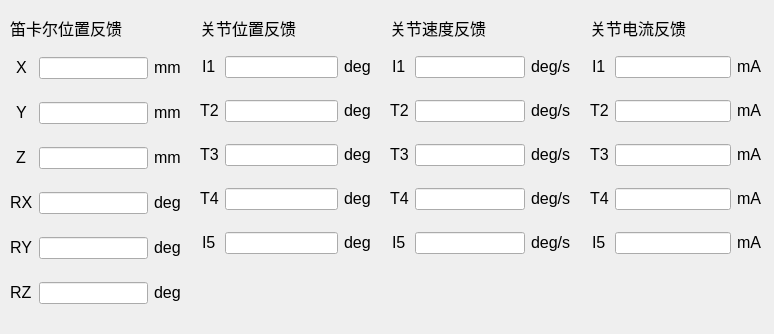
<?xml version="1.0" encoding="UTF-8"?>
<ui version="4.0">
 <class>robotFeedback</class>
 <widget class="QWidget" name="robotFeedback">
  <property name="geometry">
   <rect>
    <x>0</x>
    <y>0</y>
    <width>774</width>
    <height>334</height>
   </rect>
  </property>
  <property name="windowTitle">
   <string>机器人状态反馈</string>
  </property>
  <widget class="QWidget" name="gridLayoutWidget_7">
   <property name="geometry">
    <rect>
     <x>10</x>
     <y>40</y>
     <width>171</width>
     <height>281</height>
    </rect>
   </property>
   <layout class="QGridLayout" name="gridLayout_10">
    <item row="2" column="1">
     <widget class="QLineEdit" name="lineEdit_42">
      <property name="toolTip">
       <string>&lt;html&gt;&lt;head/&gt;&lt;body&gt;&lt;p&gt;-360~360度&lt;/p&gt;&lt;/body&gt;&lt;/html&gt;</string>
      </property>
      <property name="alignment">
       <set>Qt::AlignCenter</set>
      </property>
      <property name="readOnly">
       <bool>true</bool>
      </property>
     </widget>
    </item>
    <item row="1" column="0" alignment="Qt::AlignHCenter|Qt::AlignVCenter">
     <widget class="QLabel" name="label_85">
      <property name="font">
       <font>
        <pointsize>12</pointsize>
       </font>
      </property>
      <property name="text">
       <string>Y</string>
      </property>
     </widget>
    </item>
    <item row="2" column="0" alignment="Qt::AlignHCenter|Qt::AlignVCenter">
     <widget class="QLabel" name="label_86">
      <property name="font">
       <font>
        <pointsize>12</pointsize>
       </font>
      </property>
      <property name="text">
       <string>Z</string>
      </property>
     </widget>
    </item>
    <item row="0" column="0" alignment="Qt::AlignHCenter|Qt::AlignVCenter">
     <widget class="QLabel" name="label_87">
      <property name="font">
       <font>
        <pointsize>12</pointsize>
       </font>
      </property>
      <property name="text">
       <string>X</string>
      </property>
     </widget>
    </item>
    <item row="3" column="1">
     <widget class="QLineEdit" name="lineEdit_43">
      <property name="toolTip">
       <string>&lt;html&gt;&lt;head/&gt;&lt;body&gt;&lt;p&gt;-360~360度&lt;/p&gt;&lt;/body&gt;&lt;/html&gt;</string>
      </property>
      <property name="alignment">
       <set>Qt::AlignCenter</set>
      </property>
      <property name="readOnly">
       <bool>true</bool>
      </property>
     </widget>
    </item>
    <item row="3" column="2" alignment="Qt::AlignHCenter|Qt::AlignVCenter">
     <widget class="QLabel" name="label_96">
      <property name="font">
       <font>
        <pointsize>12</pointsize>
       </font>
      </property>
      <property name="text">
       <string>deg</string>
      </property>
     </widget>
    </item>
    <item row="5" column="0" alignment="Qt::AlignHCenter|Qt::AlignVCenter">
     <widget class="QLabel" name="label_97">
      <property name="font">
       <font>
        <pointsize>12</pointsize>
       </font>
      </property>
      <property name="text">
       <string>RZ</string>
      </property>
     </widget>
    </item>
    <item row="0" column="1">
     <widget class="QLineEdit" name="lineEdit_44">
      <property name="toolTip">
       <string>&lt;html&gt;&lt;head/&gt;&lt;body&gt;&lt;p&gt;-360~360度&lt;/p&gt;&lt;/body&gt;&lt;/html&gt;</string>
      </property>
      <property name="alignment">
       <set>Qt::AlignCenter</set>
      </property>
      <property name="readOnly">
       <bool>true</bool>
      </property>
     </widget>
    </item>
    <item row="2" column="2" alignment="Qt::AlignHCenter|Qt::AlignVCenter">
     <widget class="QLabel" name="label_98">
      <property name="font">
       <font>
        <pointsize>12</pointsize>
       </font>
      </property>
      <property name="text">
       <string>mm</string>
      </property>
     </widget>
    </item>
    <item row="5" column="2" alignment="Qt::AlignHCenter|Qt::AlignVCenter">
     <widget class="QLabel" name="label_99">
      <property name="font">
       <font>
        <pointsize>12</pointsize>
       </font>
      </property>
      <property name="text">
       <string>deg</string>
      </property>
     </widget>
    </item>
    <item row="4" column="2" alignment="Qt::AlignHCenter|Qt::AlignVCenter">
     <widget class="QLabel" name="label_100">
      <property name="font">
       <font>
        <pointsize>12</pointsize>
       </font>
      </property>
      <property name="text">
       <string>deg</string>
      </property>
     </widget>
    </item>
    <item row="5" column="1">
     <widget class="QLineEdit" name="lineEdit_45">
      <property name="toolTip">
       <string>&lt;html&gt;&lt;head/&gt;&lt;body&gt;&lt;p&gt;-360~360度&lt;/p&gt;&lt;/body&gt;&lt;/html&gt;</string>
      </property>
      <property name="alignment">
       <set>Qt::AlignCenter</set>
      </property>
      <property name="readOnly">
       <bool>true</bool>
      </property>
     </widget>
    </item>
    <item row="1" column="2" alignment="Qt::AlignHCenter|Qt::AlignVCenter">
     <widget class="QLabel" name="label_101">
      <property name="font">
       <font>
        <pointsize>12</pointsize>
       </font>
      </property>
      <property name="text">
       <string>mm</string>
      </property>
     </widget>
    </item>
    <item row="0" column="2" alignment="Qt::AlignHCenter|Qt::AlignVCenter">
     <widget class="QLabel" name="label_102">
      <property name="font">
       <font>
        <pointsize>12</pointsize>
       </font>
      </property>
      <property name="text">
       <string>mm</string>
      </property>
     </widget>
    </item>
    <item row="4" column="1">
     <widget class="QLineEdit" name="lineEdit_46">
      <property name="toolTip">
       <string>&lt;html&gt;&lt;head/&gt;&lt;body&gt;&lt;p&gt;-360~360度&lt;/p&gt;&lt;/body&gt;&lt;/html&gt;</string>
      </property>
      <property name="alignment">
       <set>Qt::AlignCenter</set>
      </property>
      <property name="readOnly">
       <bool>true</bool>
      </property>
     </widget>
    </item>
    <item row="3" column="0" alignment="Qt::AlignHCenter|Qt::AlignVCenter">
     <widget class="QLabel" name="label_103">
      <property name="font">
       <font>
        <pointsize>12</pointsize>
       </font>
      </property>
      <property name="text">
       <string>RX</string>
      </property>
     </widget>
    </item>
    <item row="4" column="0" alignment="Qt::AlignHCenter|Qt::AlignVCenter">
     <widget class="QLabel" name="label_104">
      <property name="font">
       <font>
        <pointsize>12</pointsize>
       </font>
      </property>
      <property name="text">
       <string>RY</string>
      </property>
     </widget>
    </item>
    <item row="1" column="1">
     <widget class="QLineEdit" name="lineEdit_47">
      <property name="toolTip">
       <string>&lt;html&gt;&lt;head/&gt;&lt;body&gt;&lt;p&gt;-360~360度&lt;/p&gt;&lt;/body&gt;&lt;/html&gt;</string>
      </property>
      <property name="alignment">
       <set>Qt::AlignCenter</set>
      </property>
      <property name="readOnly">
       <bool>true</bool>
      </property>
     </widget>
    </item>
   </layout>
  </widget>
  <widget class="QWidget" name="gridLayoutWidget_8">
   <property name="geometry">
    <rect>
     <x>200</x>
     <y>40</y>
     <width>171</width>
     <height>231</height>
    </rect>
   </property>
   <layout class="QGridLayout" name="gridLayout_11">
    <item row="2" column="1">
     <widget class="QLineEdit" name="lineEdit_48">
      <property name="toolTip">
       <string>&lt;html&gt;&lt;head/&gt;&lt;body&gt;&lt;p&gt;-360~360度&lt;/p&gt;&lt;/body&gt;&lt;/html&gt;</string>
      </property>
      <property name="alignment">
       <set>Qt::AlignCenter</set>
      </property>
      <property name="readOnly">
       <bool>true</bool>
      </property>
     </widget>
    </item>
    <item row="1" column="0" alignment="Qt::AlignHCenter|Qt::AlignVCenter">
     <widget class="QLabel" name="label_105">
      <property name="font">
       <font>
        <pointsize>12</pointsize>
       </font>
      </property>
      <property name="text">
       <string>T2</string>
      </property>
     </widget>
    </item>
    <item row="2" column="0" alignment="Qt::AlignHCenter|Qt::AlignVCenter">
     <widget class="QLabel" name="label_106">
      <property name="font">
       <font>
        <pointsize>12</pointsize>
       </font>
      </property>
      <property name="text">
       <string>T3</string>
      </property>
     </widget>
    </item>
    <item row="0" column="0" alignment="Qt::AlignHCenter|Qt::AlignVCenter">
     <widget class="QLabel" name="label_107">
      <property name="font">
       <font>
        <pointsize>12</pointsize>
       </font>
      </property>
      <property name="text">
       <string>I1</string>
      </property>
     </widget>
    </item>
    <item row="3" column="1">
     <widget class="QLineEdit" name="lineEdit_49">
      <property name="toolTip">
       <string>&lt;html&gt;&lt;head/&gt;&lt;body&gt;&lt;p&gt;-360~360度&lt;/p&gt;&lt;/body&gt;&lt;/html&gt;</string>
      </property>
      <property name="alignment">
       <set>Qt::AlignCenter</set>
      </property>
      <property name="readOnly">
       <bool>true</bool>
      </property>
     </widget>
    </item>
    <item row="3" column="2" alignment="Qt::AlignHCenter|Qt::AlignVCenter">
     <widget class="QLabel" name="label_108">
      <property name="font">
       <font>
        <pointsize>12</pointsize>
       </font>
      </property>
      <property name="text">
       <string>deg</string>
      </property>
     </widget>
    </item>
    <item row="0" column="1">
     <widget class="QLineEdit" name="lineEdit_50">
      <property name="toolTip">
       <string>&lt;html&gt;&lt;head/&gt;&lt;body&gt;&lt;p&gt;-360~360度&lt;/p&gt;&lt;/body&gt;&lt;/html&gt;</string>
      </property>
      <property name="alignment">
       <set>Qt::AlignCenter</set>
      </property>
      <property name="readOnly">
       <bool>true</bool>
      </property>
     </widget>
    </item>
    <item row="2" column="2" alignment="Qt::AlignHCenter|Qt::AlignVCenter">
     <widget class="QLabel" name="label_109">
      <property name="font">
       <font>
        <pointsize>12</pointsize>
       </font>
      </property>
      <property name="text">
       <string>deg</string>
      </property>
     </widget>
    </item>
    <item row="4" column="2" alignment="Qt::AlignHCenter|Qt::AlignVCenter">
     <widget class="QLabel" name="label_110">
      <property name="font">
       <font>
        <pointsize>12</pointsize>
       </font>
      </property>
      <property name="text">
       <string>deg</string>
      </property>
     </widget>
    </item>
    <item row="1" column="2" alignment="Qt::AlignHCenter|Qt::AlignVCenter">
     <widget class="QLabel" name="label_111">
      <property name="font">
       <font>
        <pointsize>12</pointsize>
       </font>
      </property>
      <property name="text">
       <string>deg</string>
      </property>
     </widget>
    </item>
    <item row="0" column="2" alignment="Qt::AlignHCenter|Qt::AlignVCenter">
     <widget class="QLabel" name="label_112">
      <property name="font">
       <font>
        <pointsize>12</pointsize>
       </font>
      </property>
      <property name="text">
       <string>deg</string>
      </property>
     </widget>
    </item>
    <item row="3" column="0" alignment="Qt::AlignHCenter|Qt::AlignVCenter">
     <widget class="QLabel" name="label_113">
      <property name="font">
       <font>
        <pointsize>12</pointsize>
       </font>
      </property>
      <property name="text">
       <string>T4</string>
      </property>
     </widget>
    </item>
    <item row="4" column="0" alignment="Qt::AlignHCenter|Qt::AlignVCenter">
     <widget class="QLabel" name="label_114">
      <property name="font">
       <font>
        <pointsize>12</pointsize>
       </font>
      </property>
      <property name="text">
       <string>I5</string>
      </property>
     </widget>
    </item>
    <item row="4" column="1">
     <widget class="QLineEdit" name="lineEdit_51">
      <property name="toolTip">
       <string>&lt;html&gt;&lt;head/&gt;&lt;body&gt;&lt;p&gt;-360~360度&lt;/p&gt;&lt;/body&gt;&lt;/html&gt;</string>
      </property>
      <property name="alignment">
       <set>Qt::AlignCenter</set>
      </property>
      <property name="readOnly">
       <bool>true</bool>
      </property>
     </widget>
    </item>
    <item row="1" column="1">
     <widget class="QLineEdit" name="lineEdit_52">
      <property name="toolTip">
       <string>&lt;html&gt;&lt;head/&gt;&lt;body&gt;&lt;p&gt;-360~360度&lt;/p&gt;&lt;/body&gt;&lt;/html&gt;</string>
      </property>
      <property name="alignment">
       <set>Qt::AlignCenter</set>
      </property>
      <property name="readOnly">
       <bool>true</bool>
      </property>
     </widget>
    </item>
   </layout>
  </widget>
  <widget class="QLabel" name="label_115">
   <property name="geometry">
    <rect>
     <x>590</x>
     <y>10</y>
     <width>141</width>
     <height>35</height>
    </rect>
   </property>
   <property name="font">
    <font>
     <pointsize>12</pointsize>
    </font>
   </property>
   <property name="text">
    <string>关节电流反馈</string>
   </property>
  </widget>
  <widget class="QWidget" name="gridLayoutWidget_9">
   <property name="geometry">
    <rect>
     <x>590</x>
     <y>40</y>
     <width>171</width>
     <height>231</height>
    </rect>
   </property>
   <layout class="QGridLayout" name="gridLayout_12">
    <item row="2" column="1">
     <widget class="QLineEdit" name="lineEdit_53">
      <property name="toolTip">
       <string>&lt;html&gt;&lt;head/&gt;&lt;body&gt;&lt;p&gt;-360~360度&lt;/p&gt;&lt;/body&gt;&lt;/html&gt;</string>
      </property>
      <property name="alignment">
       <set>Qt::AlignCenter</set>
      </property>
      <property name="readOnly">
       <bool>true</bool>
      </property>
     </widget>
    </item>
    <item row="1" column="0" alignment="Qt::AlignHCenter|Qt::AlignVCenter">
     <widget class="QLabel" name="label_116">
      <property name="font">
       <font>
        <pointsize>12</pointsize>
       </font>
      </property>
      <property name="text">
       <string>T2</string>
      </property>
     </widget>
    </item>
    <item row="2" column="0" alignment="Qt::AlignHCenter|Qt::AlignVCenter">
     <widget class="QLabel" name="label_117">
      <property name="font">
       <font>
        <pointsize>12</pointsize>
       </font>
      </property>
      <property name="text">
       <string>T3</string>
      </property>
     </widget>
    </item>
    <item row="0" column="0" alignment="Qt::AlignHCenter|Qt::AlignVCenter">
     <widget class="QLabel" name="label_118">
      <property name="font">
       <font>
        <pointsize>12</pointsize>
       </font>
      </property>
      <property name="text">
       <string>I1</string>
      </property>
     </widget>
    </item>
    <item row="3" column="1">
     <widget class="QLineEdit" name="lineEdit_54">
      <property name="toolTip">
       <string>&lt;html&gt;&lt;head/&gt;&lt;body&gt;&lt;p&gt;-360~360度&lt;/p&gt;&lt;/body&gt;&lt;/html&gt;</string>
      </property>
      <property name="alignment">
       <set>Qt::AlignCenter</set>
      </property>
      <property name="readOnly">
       <bool>true</bool>
      </property>
     </widget>
    </item>
    <item row="3" column="2" alignment="Qt::AlignHCenter|Qt::AlignVCenter">
     <widget class="QLabel" name="label_119">
      <property name="font">
       <font>
        <pointsize>12</pointsize>
       </font>
      </property>
      <property name="text">
       <string>mA</string>
      </property>
     </widget>
    </item>
    <item row="0" column="1">
     <widget class="QLineEdit" name="lineEdit_55">
      <property name="toolTip">
       <string>&lt;html&gt;&lt;head/&gt;&lt;body&gt;&lt;p&gt;-360~360度&lt;/p&gt;&lt;/body&gt;&lt;/html&gt;</string>
      </property>
      <property name="alignment">
       <set>Qt::AlignCenter</set>
      </property>
      <property name="readOnly">
       <bool>true</bool>
      </property>
     </widget>
    </item>
    <item row="2" column="2" alignment="Qt::AlignHCenter|Qt::AlignVCenter">
     <widget class="QLabel" name="label_120">
      <property name="font">
       <font>
        <pointsize>12</pointsize>
       </font>
      </property>
      <property name="text">
       <string>mA</string>
      </property>
     </widget>
    </item>
    <item row="4" column="2" alignment="Qt::AlignHCenter|Qt::AlignVCenter">
     <widget class="QLabel" name="label_121">
      <property name="font">
       <font>
        <pointsize>12</pointsize>
       </font>
      </property>
      <property name="text">
       <string>mA</string>
      </property>
     </widget>
    </item>
    <item row="1" column="2" alignment="Qt::AlignHCenter|Qt::AlignVCenter">
     <widget class="QLabel" name="label_122">
      <property name="font">
       <font>
        <pointsize>12</pointsize>
       </font>
      </property>
      <property name="text">
       <string>mA</string>
      </property>
     </widget>
    </item>
    <item row="0" column="2" alignment="Qt::AlignHCenter|Qt::AlignVCenter">
     <widget class="QLabel" name="label_123">
      <property name="font">
       <font>
        <pointsize>12</pointsize>
       </font>
      </property>
      <property name="text">
       <string>mA</string>
      </property>
     </widget>
    </item>
    <item row="3" column="0" alignment="Qt::AlignHCenter|Qt::AlignVCenter">
     <widget class="QLabel" name="label_124">
      <property name="font">
       <font>
        <pointsize>12</pointsize>
       </font>
      </property>
      <property name="text">
       <string>T4</string>
      </property>
     </widget>
    </item>
    <item row="4" column="0" alignment="Qt::AlignHCenter|Qt::AlignVCenter">
     <widget class="QLabel" name="label_125">
      <property name="font">
       <font>
        <pointsize>12</pointsize>
       </font>
      </property>
      <property name="text">
       <string>I5</string>
      </property>
     </widget>
    </item>
    <item row="4" column="1">
     <widget class="QLineEdit" name="lineEdit_56">
      <property name="toolTip">
       <string>&lt;html&gt;&lt;head/&gt;&lt;body&gt;&lt;p&gt;-360~360度&lt;/p&gt;&lt;/body&gt;&lt;/html&gt;</string>
      </property>
      <property name="alignment">
       <set>Qt::AlignCenter</set>
      </property>
      <property name="readOnly">
       <bool>true</bool>
      </property>
     </widget>
    </item>
    <item row="1" column="1">
     <widget class="QLineEdit" name="lineEdit_57">
      <property name="toolTip">
       <string>&lt;html&gt;&lt;head/&gt;&lt;body&gt;&lt;p&gt;-360~360度&lt;/p&gt;&lt;/body&gt;&lt;/html&gt;</string>
      </property>
      <property name="alignment">
       <set>Qt::AlignCenter</set>
      </property>
      <property name="readOnly">
       <bool>true</bool>
      </property>
     </widget>
    </item>
   </layout>
  </widget>
  <widget class="QLabel" name="label_126">
   <property name="geometry">
    <rect>
     <x>10</x>
     <y>10</y>
     <width>141</width>
     <height>35</height>
    </rect>
   </property>
   <property name="font">
    <font>
     <pointsize>12</pointsize>
    </font>
   </property>
   <property name="text">
    <string>笛卡尔位置反馈</string>
   </property>
  </widget>
  <widget class="QLabel" name="label_127">
   <property name="geometry">
    <rect>
     <x>200</x>
     <y>10</y>
     <width>141</width>
     <height>35</height>
    </rect>
   </property>
   <property name="font">
    <font>
     <pointsize>12</pointsize>
    </font>
   </property>
   <property name="text">
    <string>关节位置反馈</string>
   </property>
  </widget>
  <widget class="QWidget" name="gridLayoutWidget_10">
   <property name="geometry">
    <rect>
     <x>390</x>
     <y>40</y>
     <width>181</width>
     <height>231</height>
    </rect>
   </property>
   <layout class="QGridLayout" name="gridLayout_13">
    <item row="2" column="1">
     <widget class="QLineEdit" name="lineEdit_58">
      <property name="toolTip">
       <string>&lt;html&gt;&lt;head/&gt;&lt;body&gt;&lt;p&gt;-360~360度&lt;/p&gt;&lt;/body&gt;&lt;/html&gt;</string>
      </property>
      <property name="alignment">
       <set>Qt::AlignCenter</set>
      </property>
      <property name="readOnly">
       <bool>true</bool>
      </property>
     </widget>
    </item>
    <item row="1" column="0" alignment="Qt::AlignHCenter|Qt::AlignVCenter">
     <widget class="QLabel" name="label_128">
      <property name="font">
       <font>
        <pointsize>12</pointsize>
       </font>
      </property>
      <property name="text">
       <string>T2</string>
      </property>
     </widget>
    </item>
    <item row="2" column="0" alignment="Qt::AlignHCenter|Qt::AlignVCenter">
     <widget class="QLabel" name="label_129">
      <property name="font">
       <font>
        <pointsize>12</pointsize>
       </font>
      </property>
      <property name="text">
       <string>T3</string>
      </property>
     </widget>
    </item>
    <item row="0" column="0" alignment="Qt::AlignHCenter|Qt::AlignVCenter">
     <widget class="QLabel" name="label_130">
      <property name="font">
       <font>
        <pointsize>12</pointsize>
       </font>
      </property>
      <property name="text">
       <string>I1</string>
      </property>
     </widget>
    </item>
    <item row="3" column="1">
     <widget class="QLineEdit" name="lineEdit_59">
      <property name="toolTip">
       <string>&lt;html&gt;&lt;head/&gt;&lt;body&gt;&lt;p&gt;-360~360度&lt;/p&gt;&lt;/body&gt;&lt;/html&gt;</string>
      </property>
      <property name="alignment">
       <set>Qt::AlignCenter</set>
      </property>
      <property name="readOnly">
       <bool>true</bool>
      </property>
     </widget>
    </item>
    <item row="3" column="2" alignment="Qt::AlignHCenter|Qt::AlignVCenter">
     <widget class="QLabel" name="label_131">
      <property name="font">
       <font>
        <pointsize>12</pointsize>
       </font>
      </property>
      <property name="text">
       <string>deg/s</string>
      </property>
     </widget>
    </item>
    <item row="0" column="1">
     <widget class="QLineEdit" name="lineEdit_60">
      <property name="toolTip">
       <string>&lt;html&gt;&lt;head/&gt;&lt;body&gt;&lt;p&gt;-360~360度&lt;/p&gt;&lt;/body&gt;&lt;/html&gt;</string>
      </property>
      <property name="alignment">
       <set>Qt::AlignCenter</set>
      </property>
      <property name="readOnly">
       <bool>true</bool>
      </property>
     </widget>
    </item>
    <item row="2" column="2" alignment="Qt::AlignHCenter|Qt::AlignVCenter">
     <widget class="QLabel" name="label_132">
      <property name="font">
       <font>
        <pointsize>12</pointsize>
       </font>
      </property>
      <property name="text">
       <string>deg/s</string>
      </property>
     </widget>
    </item>
    <item row="4" column="2" alignment="Qt::AlignHCenter|Qt::AlignVCenter">
     <widget class="QLabel" name="label_133">
      <property name="font">
       <font>
        <pointsize>12</pointsize>
       </font>
      </property>
      <property name="text">
       <string>deg/s</string>
      </property>
     </widget>
    </item>
    <item row="1" column="2" alignment="Qt::AlignHCenter|Qt::AlignVCenter">
     <widget class="QLabel" name="label_134">
      <property name="font">
       <font>
        <pointsize>12</pointsize>
       </font>
      </property>
      <property name="text">
       <string>deg/s</string>
      </property>
     </widget>
    </item>
    <item row="0" column="2" alignment="Qt::AlignHCenter|Qt::AlignVCenter">
     <widget class="QLabel" name="label_135">
      <property name="font">
       <font>
        <pointsize>12</pointsize>
       </font>
      </property>
      <property name="text">
       <string>deg/s</string>
      </property>
     </widget>
    </item>
    <item row="3" column="0" alignment="Qt::AlignHCenter|Qt::AlignVCenter">
     <widget class="QLabel" name="label_136">
      <property name="font">
       <font>
        <pointsize>12</pointsize>
       </font>
      </property>
      <property name="text">
       <string>T4</string>
      </property>
     </widget>
    </item>
    <item row="4" column="0" alignment="Qt::AlignHCenter|Qt::AlignVCenter">
     <widget class="QLabel" name="label_137">
      <property name="font">
       <font>
        <pointsize>12</pointsize>
       </font>
      </property>
      <property name="text">
       <string>I5</string>
      </property>
     </widget>
    </item>
    <item row="4" column="1">
     <widget class="QLineEdit" name="lineEdit_61">
      <property name="toolTip">
       <string>&lt;html&gt;&lt;head/&gt;&lt;body&gt;&lt;p&gt;-360~360度&lt;/p&gt;&lt;/body&gt;&lt;/html&gt;</string>
      </property>
      <property name="alignment">
       <set>Qt::AlignCenter</set>
      </property>
      <property name="readOnly">
       <bool>true</bool>
      </property>
     </widget>
    </item>
    <item row="1" column="1">
     <widget class="QLineEdit" name="lineEdit_62">
      <property name="toolTip">
       <string>&lt;html&gt;&lt;head/&gt;&lt;body&gt;&lt;p&gt;-360~360度&lt;/p&gt;&lt;/body&gt;&lt;/html&gt;</string>
      </property>
      <property name="alignment">
       <set>Qt::AlignCenter</set>
      </property>
      <property name="readOnly">
       <bool>true</bool>
      </property>
     </widget>
    </item>
   </layout>
  </widget>
  <widget class="QLabel" name="label_138">
   <property name="geometry">
    <rect>
     <x>390</x>
     <y>10</y>
     <width>141</width>
     <height>35</height>
    </rect>
   </property>
   <property name="font">
    <font>
     <pointsize>12</pointsize>
    </font>
   </property>
   <property name="text">
    <string>关节速度反馈</string>
   </property>
  </widget>
 </widget>
 <resources/>
 <connections/>
</ui>
